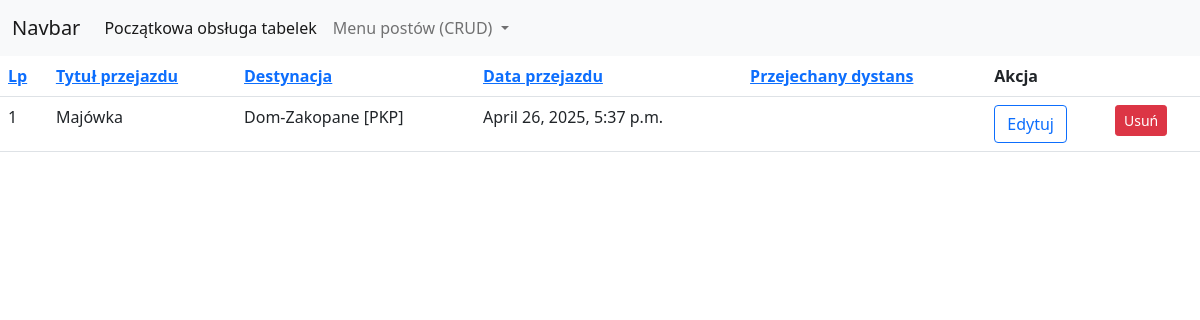
The app's page /posts/, older data.
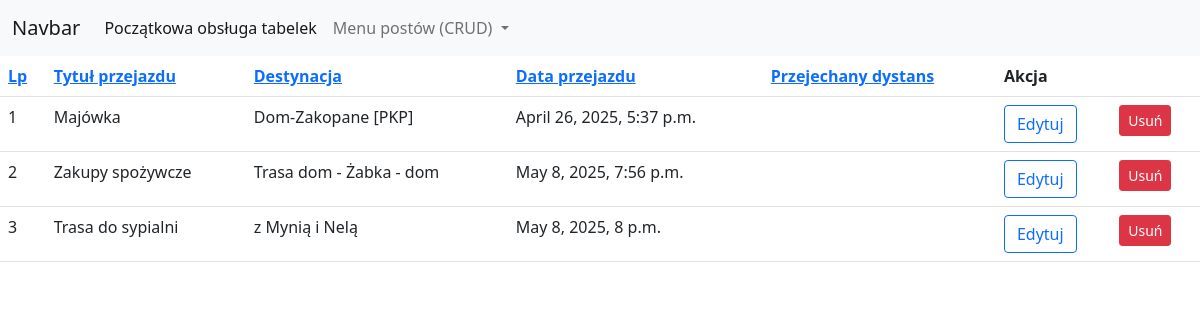
The same page, newer data.
### Fleet/models.py (models this page shows)
class Post(models.Model):
    title = models.CharField(max_length=200)
    content = models.TextField()
    create_at = models.DateTimeField(auto_now_add=True)

### Fleet/views.py (the view)
# urls.py: path('posts/', post_list, name='post_list'),
def post_list(request):
    sort = request.GET.get('sort', 'id')
    posts = Post.objects.all().order_by(sort)
    return render(request, 'Fleet/table.html', {'posts': posts})

### Fleet/templates/Fleet/table.html (shortened to what this page needs)
{% extends "Fleet/base.html" %}
{% block content %}
{% if posts %}
    <table class = "table              table-hover">
        <tr>
            <th><a href="?sort=id">Lp</a>
            <th><a href="?sort=title">Tytuł przejazdu</a>
            <th><a href="?sort=content">Destynacja</a>
            <th><a href="?sort=create_at">Data przejazdu</a>
            <th><a href="?sort=distance">Przejechany dystans</a>
            <th colspan="2">Akcja
        {% for post in posts %}
        <tr id="post-{{ post.id }}">
            <td>{{ post.id }}
            <td>{{ post.title }}
            <td>{{ post.content }}
            <td>{{ post.create_at }}
            <td>{{ post.distance }}
            <td><a href="{% url 'update_post' post.id %}" class="btn btn-outline-primary">Edytuj</a>
            <td>
                <button class="btn btn-danger btn-sm" data-bs-toggle="modal" data-bs-target="#deleteModal"
                        data-id="{{ post.id }}" data-title="{{ post.title }}">Usuń
                </button>
        {% endfor %}
    </table>
{% else %}
    <h4> Brak danych </h4>
{% endif %}
{% endblock %}

### Fleet/templates/Fleet/base.html (shortened to what this page needs)
<!doctype html>
<html lang="pl">
  <head>
    <link href="https://cdn.jsdelivr.net/npm/bootstrap@5.0.2/dist/css/bootstrap.min.css" rel="stylesheet">
  </head>
  <body>
<nav class="navbar navbar-expand-lg navbar-light bg-light">
  <div class="container-fluid">
    <a class="navbar-brand" href="#">Navbar</a>
    <div class="collapse navbar-collapse" id="navbarNavDropdown">
      <ul class="navbar-nav">
        <li class="nav-item">
          <a class="nav-link active" aria-current="page" href="{% url 'table' %}">Początkowa obsługa tabelek</a>
        </li>
        <li class="nav-item dropdown">
          <a class="nav-link dropdown-toggle" href="#" id="navbarDropdownMenuLink" role="button" data-bs-toggle="dropdown" aria-expanded="false">
            Menu postów (CRUD)
          </a>
        </li>
      </ul>
    </div>
  </div>
</nav>
    {% block content %}FleetMindAppContent{% endblock %}
  </body>
</html>

Row changes from the older to the newer data that the page shows:
added Post: id "2", title "Zakupy spożywcze", content "Trasa dom - Żabka - dom", create_at "May 8, 2025, 7:56 p.m."
added Post: id "3", title "Trasa do sypialni", content "z Mynią i Nelą", create_at "May 8, 2025, 8 p.m."
